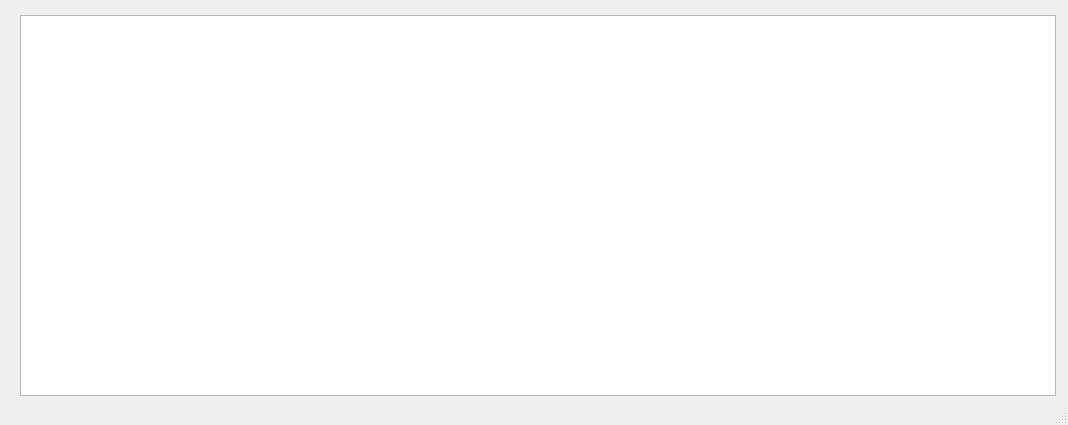
<?xml version="1.0" encoding="UTF-8"?>
<ui version="4.0">
    <class>MainWindow</class>
    <widget class="QMainWindow" name="MainWindow">
        <property name="geometry">
            <rect>
                <x>0</x>
                <y>0</y>
                <width>1068</width>
                <height>425</height>
            </rect>
        </property>
        <property name="windowTitle">
            <string>MainWindow</string>
        </property>
        <widget class="QWidget" name="centralwidget">
            <widget class="QTableWidget" name="tableWidget">
                <property name="geometry">
                    <rect>
                        <x>20</x>
                        <y>15</y>
                        <width>1036</width>
                        <height>381</height>
                    </rect>
                </property>
            </widget>
        </widget>
        <widget class="QStatusBar" name="statusbar"/>
    </widget>
    <resources/>
    <connections/>
</ui>
